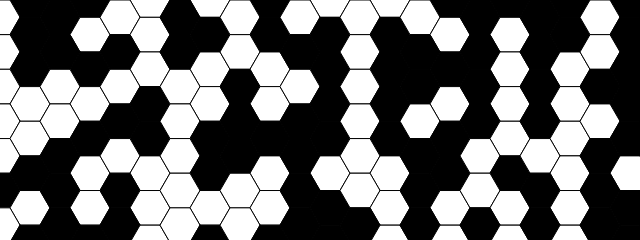
Frame 1 (no input)
Frame 60 (no input): identical to frame 1, image omitted
Frame 120 (the mouse pressed at the canvas centre since frame 60): identical to frame 1, image omitted

The p5.js sketch that drew this single still picture (run headless with seeded random() and noise() and a simulated clock; from frame 60 on, the mouse is pressed at the canvas centre):

// p5.js sketch
// ── sketch.js
let w, h;
let rows, columns;

let board;

function setup() {
  createCanvas(640, 240);
  angleMode(DEGREES);
  w = 20;
  h = sin(60) * w;
  columns = floor((width / w) * 3);
  rows = floor(height / h) + 2;
  board = create2DArray(columns, rows);
  for (let i = 0; i < columns; i++) {
    for (let j = 0; j < rows; j++) {
      board[i][j] = floor(random(2));
    }
  }
}

function draw() {
  background(220);

  for (let i = 0; i < columns; i++) {
    for (let j = 0; j < rows; j++) {
      let x = i * w * 3;
      let y = j * h;
      if (j % 2 == 0) {
        x += 1.5 * w;
      }
      fill(255 - board[i][j] * 255);
      drawHexagon(x, y, w);
    }
  }
}

function drawHexagon(x, y, w) {
  push();
  translate(x, y);
  stroke(0);
  beginShape();
  for (let i = 0; i < 360; i += 60) {
    let xoff = cos(i) * w;
    let yoff = sin(i) * w;
    vertex(xoff, yoff);
  }
  endShape(CLOSE);
  pop();
}

function create2DArray(rows, columns) {
  let arr = new Array(rows);
  for (let i = 0; i < rows; i++) {
    arr[i] = new Array(columns);
    for (let j = 0; j < columns; j++) {
      arr[i][j] = 0;
    }
  }
  return arr;
}
